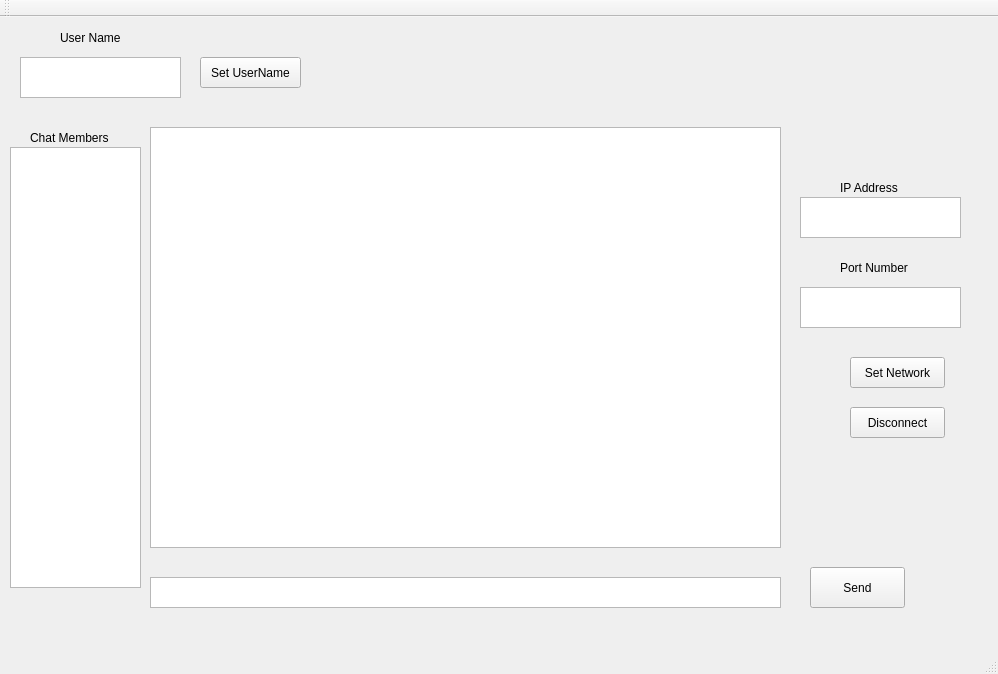
<?xml version="1.0" encoding="UTF-8"?>
<ui version="4.0">
 <class>MainWindow</class>
 <widget class="QMainWindow" name="MainWindow">
  <property name="geometry">
   <rect>
    <x>0</x>
    <y>0</y>
    <width>998</width>
    <height>674</height>
   </rect>
  </property>
  <property name="windowTitle">
   <string>MainWindow</string>
  </property>
  <widget class="QWidget" name="centralWidget">
   <widget class="QPushButton" name="sendButton">
    <property name="geometry">
     <rect>
      <x>810</x>
      <y>550</y>
      <width>95</width>
      <height>41</height>
     </rect>
    </property>
    <property name="text">
     <string>Send</string>
    </property>
    <property name="default">
     <bool>false</bool>
    </property>
    <property name="flat">
     <bool>false</bool>
    </property>
   </widget>
   <widget class="QTextEdit" name="textEdit">
    <property name="geometry">
     <rect>
      <x>150</x>
      <y>560</y>
      <width>631</width>
      <height>31</height>
     </rect>
    </property>
    <property name="verticalScrollBarPolicy">
     <enum>Qt::ScrollBarAlwaysOff</enum>
    </property>
    <property name="horizontalScrollBarPolicy">
     <enum>Qt::ScrollBarAlwaysOff</enum>
    </property>
    <property name="sizeAdjustPolicy">
     <enum>QAbstractScrollArea::AdjustIgnored</enum>
    </property>
   </widget>
   <widget class="QListView" name="listView">
    <property name="geometry">
     <rect>
      <x>150</x>
      <y>110</y>
      <width>631</width>
      <height>421</height>
     </rect>
    </property>
    <property name="frameShadow">
     <enum>QFrame::Sunken</enum>
    </property>
    <property name="lineWidth">
     <number>5</number>
    </property>
   </widget>
   <widget class="QLabel" name="label">
    <property name="geometry">
     <rect>
      <x>30</x>
      <y>110</y>
      <width>101</width>
      <height>21</height>
     </rect>
    </property>
    <property name="text">
     <string>Chat Members</string>
    </property>
   </widget>
   <widget class="QLabel" name="label_2">
    <property name="geometry">
     <rect>
      <x>840</x>
      <y>160</y>
      <width>71</width>
      <height>21</height>
     </rect>
    </property>
    <property name="text">
     <string>IP Address</string>
    </property>
   </widget>
   <widget class="QLabel" name="label_3">
    <property name="geometry">
     <rect>
      <x>840</x>
      <y>240</y>
      <width>91</width>
      <height>21</height>
     </rect>
    </property>
    <property name="text">
     <string>Port Number</string>
    </property>
   </widget>
   <widget class="QPushButton" name="networkButton">
    <property name="geometry">
     <rect>
      <x>850</x>
      <y>340</y>
      <width>95</width>
      <height>31</height>
     </rect>
    </property>
    <property name="text">
     <string>Set Network</string>
    </property>
   </widget>
   <widget class="QPlainTextEdit" name="plainTextEdit">
    <property name="geometry">
     <rect>
      <x>800</x>
      <y>180</y>
      <width>161</width>
      <height>41</height>
     </rect>
    </property>
   </widget>
   <widget class="QPlainTextEdit" name="plainTextEdit_2">
    <property name="geometry">
     <rect>
      <x>800</x>
      <y>270</y>
      <width>161</width>
      <height>41</height>
     </rect>
    </property>
   </widget>
   <widget class="QPushButton" name="disconnectButton">
    <property name="geometry">
     <rect>
      <x>850</x>
      <y>390</y>
      <width>95</width>
      <height>31</height>
     </rect>
    </property>
    <property name="text">
     <string>Disconnect</string>
    </property>
   </widget>
   <widget class="QListView" name="listView_2">
    <property name="geometry">
     <rect>
      <x>10</x>
      <y>130</y>
      <width>131</width>
      <height>441</height>
     </rect>
    </property>
   </widget>
   <widget class="QPlainTextEdit" name="plainTextEdit_3">
    <property name="geometry">
     <rect>
      <x>20</x>
      <y>40</y>
      <width>161</width>
      <height>41</height>
     </rect>
    </property>
   </widget>
   <widget class="QLabel" name="label_4">
    <property name="geometry">
     <rect>
      <x>60</x>
      <y>10</y>
      <width>81</width>
      <height>21</height>
     </rect>
    </property>
    <property name="text">
     <string>User Name</string>
    </property>
   </widget>
   <widget class="QPushButton" name="setnameButton">
    <property name="geometry">
     <rect>
      <x>200</x>
      <y>40</y>
      <width>101</width>
      <height>31</height>
     </rect>
    </property>
    <property name="text">
     <string>Set UserName</string>
    </property>
   </widget>
  </widget>
  <widget class="QMenuBar" name="menuBar">
   <property name="geometry">
    <rect>
     <x>0</x>
     <y>0</y>
     <width>998</width>
     <height>27</height>
    </rect>
   </property>
  </widget>
  <widget class="QToolBar" name="mainToolBar">
   <attribute name="toolBarArea">
    <enum>TopToolBarArea</enum>
   </attribute>
   <attribute name="toolBarBreak">
    <bool>false</bool>
   </attribute>
  </widget>
  <widget class="QStatusBar" name="statusBar"/>
 </widget>
 <layoutdefault spacing="6" margin="11"/>
 <resources/>
 <connections/>
</ui>
